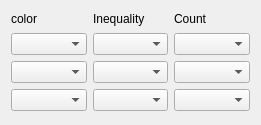
                         <widget class="QWidget" name="scrollAreaWidgetContents_20">
                          <property name="geometry">
                           <rect>
                            <x>0</x>
                            <y>0</y>
                            <width>261</width>
                            <height>125</height>
                           </rect>
                          </property>
                          <layout class="QGridLayout" name="gridLayout_65">
                           <item row="3" column="2">
                            <widget class="QComboBox" name="comboBox_170"/>
                           </item>
                           <item row="5" column="1">
                            <widget class="QComboBox" name="comboBox_174"/>
                           </item>
                           <item row="2" column="1">
                            <widget class="QComboBox" name="comboBox_169"/>
                           </item>
                           <item row="5" column="2">
                            <widget class="QComboBox" name="comboBox_173"/>
                           </item>
                           <item row="2" column="2">
                            <widget class="QComboBox" name="comboBox_171"/>
                           </item>
                           <item row="3" column="1">
                            <widget class="QComboBox" name="comboBox_172"/>
                           </item>
                           <item row="0" column="1">
                            <widget class="QLabel" name="label_97">
                             <property name="maximumSize">
                              <size>
                               <width>16777215</width>
                               <height>16</height>
                              </size>
                             </property>
                             <property name="text">
                              <string>color</string>
                             </property>
                            </widget>
                           </item>
                           <item row="2" column="3">
                            <widget class="QComboBox" name="comboBox_175"/>
                           </item>
                           <item row="3" column="3">
                            <widget class="QComboBox" name="comboBox_176"/>
                           </item>
                           <item row="5" column="3">
                            <widget class="QComboBox" name="comboBox_177"/>
                           </item>
                           <item row="0" column="3">
                            <widget class="QLabel" name="label_98">
                             <property name="maximumSize">
                              <size>
                               <width>16777215</width>
                               <height>16</height>
                              </size>
                             </property>
                             <property name="text">
                              <string>Count</string>
                             </property>
                            </widget>
                           </item>
                           <item row="0" column="2">
                            <widget class="QLabel" name="label_99">
                             <property name="maximumSize">
                              <size>
                               <width>16777215</width>
                               <height>16</height>
                              </size>
                             </property>
                             <property name="text">
                              <string>Inequality</string>
                             </property>
                            </widget>
                           </item>
                          </layout>
                         </widget>
